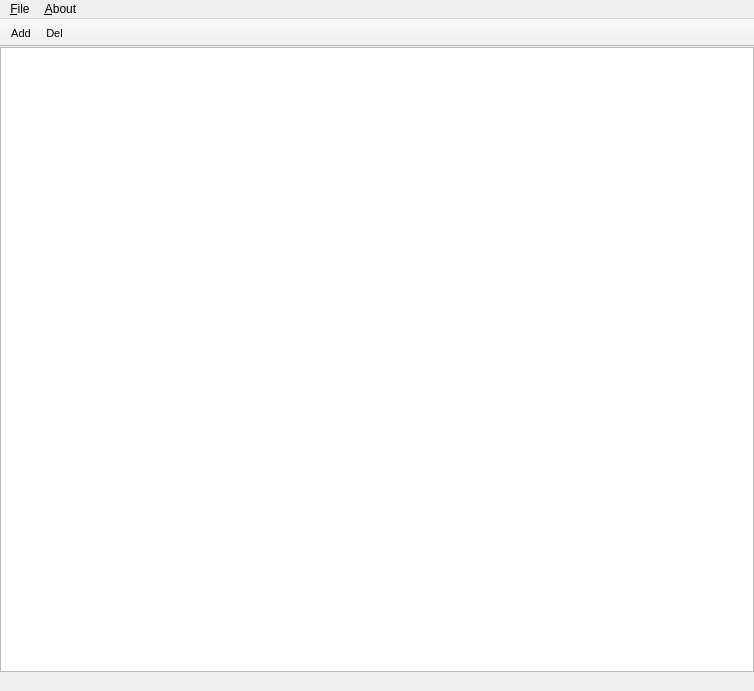
<?xml version="1.0" encoding="UTF-8"?>
<ui version="4.0">
 <class>fmdb</class>
 <widget class="QMainWindow" name="fmdb">
  <property name="geometry">
   <rect>
    <x>0</x>
    <y>0</y>
    <width>754</width>
    <height>691</height>
   </rect>
  </property>
  <property name="windowTitle">
   <string>fmdb</string>
  </property>
  <property name="locale">
   <locale language="English" country="Sweden"/>
  </property>
  <widget class="QWidget" name="centralWidget">
   <layout class="QVBoxLayout" name="verticalLayout">
    <property name="spacing">
     <number>0</number>
    </property>
    <property name="leftMargin">
     <number>0</number>
    </property>
    <property name="topMargin">
     <number>0</number>
    </property>
    <property name="rightMargin">
     <number>0</number>
    </property>
    <property name="bottomMargin">
     <number>0</number>
    </property>
    <item>
     <widget class="QTableView" name="fmdbView">
      <property name="sizePolicy">
       <sizepolicy hsizetype="Expanding" vsizetype="Expanding">
        <horstretch>0</horstretch>
        <verstretch>0</verstretch>
       </sizepolicy>
      </property>
      <property name="minimumSize">
       <size>
        <width>100</width>
        <height>100</height>
       </size>
      </property>
      <property name="font">
       <font>
        <pointsize>8</pointsize>
       </font>
      </property>
      <property name="focusPolicy">
       <enum>Qt::ClickFocus</enum>
      </property>
      <property name="sizeAdjustPolicy">
       <enum>QAbstractScrollArea::AdjustToContentsOnFirstShow</enum>
      </property>
      <property name="alternatingRowColors">
       <bool>true</bool>
      </property>
      <property name="showGrid">
       <bool>false</bool>
      </property>
      <property name="sortingEnabled">
       <bool>true</bool>
      </property>
      <property name="wordWrap">
       <bool>false</bool>
      </property>
     </widget>
    </item>
   </layout>
  </widget>
  <widget class="QMenuBar" name="menuBar">
   <property name="geometry">
    <rect>
     <x>0</x>
     <y>0</y>
     <width>754</width>
     <height>20</height>
    </rect>
   </property>
   <widget class="QMenu" name="menuFile">
    <property name="title">
     <string>&amp;File</string>
    </property>
    <addaction name="actionOpen"/>
    <addaction name="actionSave"/>
    <addaction name="separator"/>
    <addaction name="actionRefresh"/>
    <addaction name="separator"/>
    <addaction name="action_Quit"/>
   </widget>
   <widget class="QMenu" name="menuAbout">
    <property name="title">
     <string>&amp;About</string>
    </property>
    <addaction name="action_About"/>
   </widget>
   <addaction name="menuFile"/>
   <addaction name="menuAbout"/>
  </widget>
  <widget class="QStatusBar" name="statusBar">
   <property name="enabled">
    <bool>false</bool>
   </property>
   <property name="sizeGripEnabled">
    <bool>false</bool>
   </property>
  </widget>
  <widget class="QToolBar" name="mainToolBar">
   <property name="enabled">
    <bool>true</bool>
   </property>
   <property name="font">
    <font>
     <pointsize>8</pointsize>
    </font>
   </property>
   <property name="movable">
    <bool>false</bool>
   </property>
   <property name="allowedAreas">
    <set>Qt::RightToolBarArea|Qt::TopToolBarArea</set>
   </property>
   <property name="iconSize">
    <size>
     <width>16</width>
     <height>16</height>
    </size>
   </property>
   <property name="toolButtonStyle">
    <enum>Qt::ToolButtonIconOnly</enum>
   </property>
   <property name="floatable">
    <bool>false</bool>
   </property>
   <attribute name="toolBarArea">
    <enum>TopToolBarArea</enum>
   </attribute>
   <attribute name="toolBarBreak">
    <bool>false</bool>
   </attribute>
   <addaction name="actionAdd"/>
   <addaction name="actionDel"/>
  </widget>
  <action name="actionOpen">
   <property name="text">
    <string>&amp;Open...</string>
   </property>
   <property name="shortcut">
    <string>Ctrl+O</string>
   </property>
  </action>
  <action name="action_Quit">
   <property name="text">
    <string>&amp;Exit</string>
   </property>
   <property name="shortcut">
    <string>Ctrl+Q</string>
   </property>
  </action>
  <action name="action_About">
   <property name="text">
    <string> &amp;About</string>
   </property>
  </action>
  <action name="actionSave">
   <property name="text">
    <string>&amp;Save</string>
   </property>
   <property name="toolTip">
    <string>Save database</string>
   </property>
   <property name="shortcut">
    <string>Ctrl+S</string>
   </property>
  </action>
  <action name="actionRefresh">
   <property name="text">
    <string>&amp;Refresh</string>
   </property>
   <property name="shortcut">
    <string>Ctrl+R</string>
   </property>
  </action>
  <action name="actionAdd">
   <property name="icon">
    <iconset resource="fmdb.qrc">
     <normaloff>:/icons/bqm-add.png</normaloff>
     <normalon>../bqm-add.png</normalon>:/icons/bqm-add.png</iconset>
   </property>
   <property name="text">
    <string>Add</string>
   </property>
   <property name="toolTip">
    <string>Add row</string>
   </property>
   <property name="font">
    <font>
     <pointsize>8</pointsize>
    </font>
   </property>
   <property name="shortcut">
    <string>Ctrl+A</string>
   </property>
  </action>
  <action name="actionDel">
   <property name="icon">
    <iconset resource="fmdb.qrc">
     <normaloff>:/icons/bqm-remove.png</normaloff>:/icons/bqm-remove.png</iconset>
   </property>
   <property name="text">
    <string>Del</string>
   </property>
   <property name="toolTip">
    <string>Delete rows</string>
   </property>
   <property name="font">
    <font>
     <pointsize>8</pointsize>
    </font>
   </property>
   <property name="shortcut">
    <string>Del</string>
   </property>
  </action>
 </widget>
 <layoutdefault spacing="6" margin="11"/>
 <tabstops>
  <tabstop>fmdbView</tabstop>
 </tabstops>
 <resources>
  <include location="fmdb.qrc"/>
 </resources>
 <connections/>
</ui>
